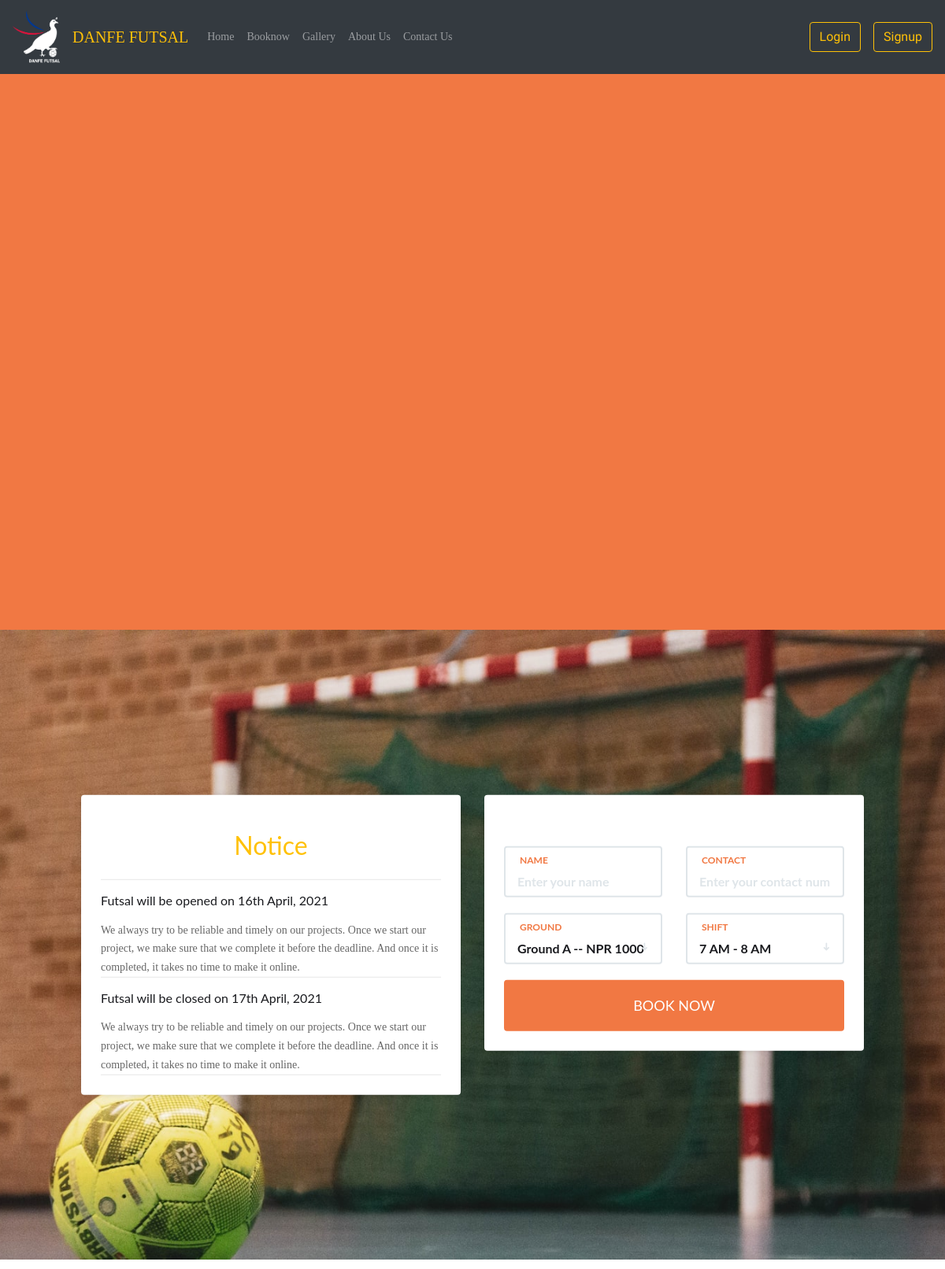
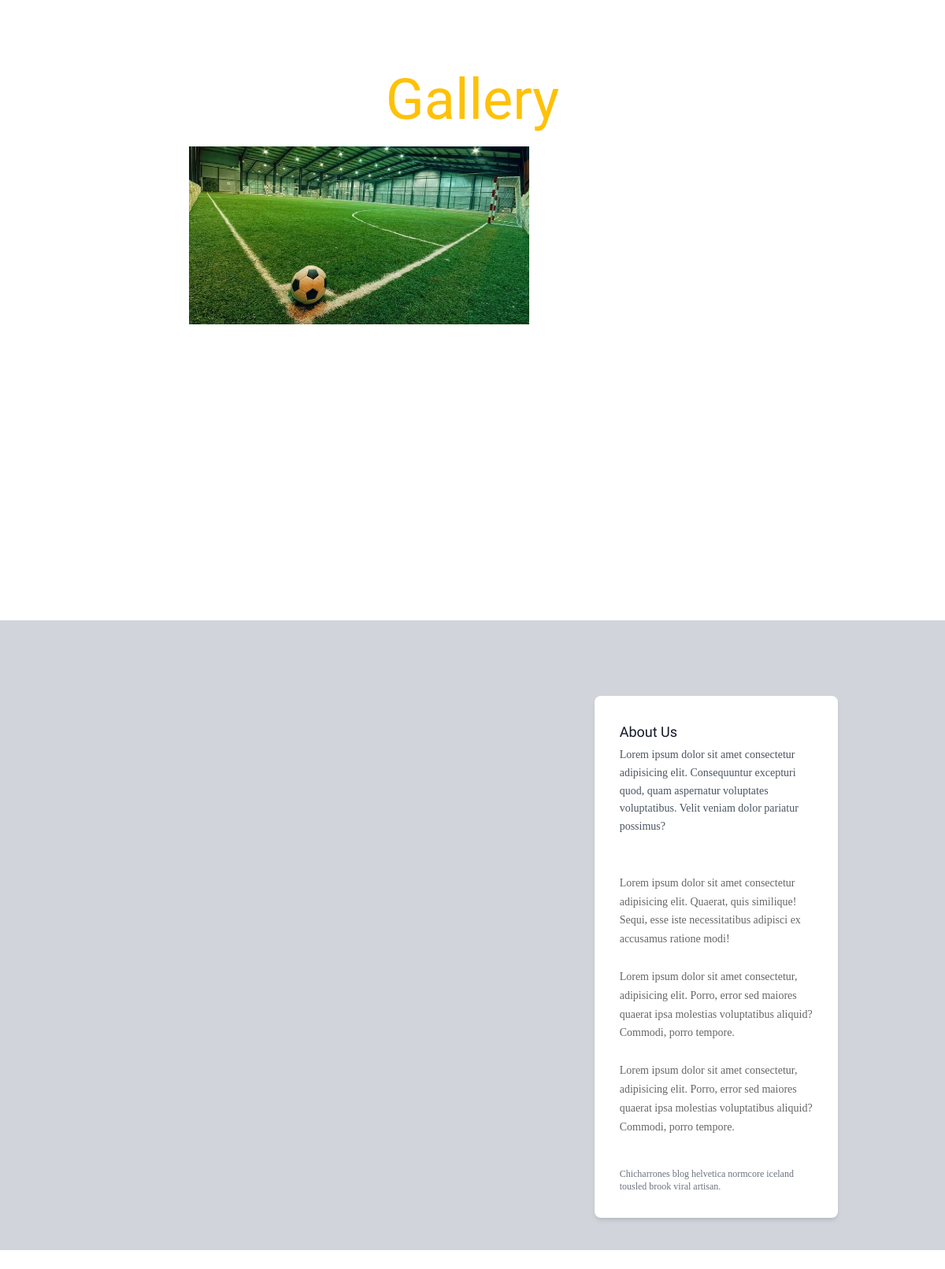
The page / (upper part) on the database its author committed (2 pictures, top to bottom).
### customers/models.py (models this page shows, shortened)
class Notice(models.Model):
    title = models.CharField(max_length=100)
    description = models.CharField(max_length=1000)
    uploaded_at = models.DateTimeField(auto_now_add=True)

class Gallery(models.Model):
    image = models.ImageField()

### customers/views.py (the view, shortened to what this page needs)
# urls.py: path('', views.home, name="home"),
def home(request):
   context = {
      'grounds' : Ground.objects.all(),
      'shifts' : Shift.objects.all(),
      'gallery' : Gallery.objects.all(),
      'notice' : Notice.objects.filter().order_by('-pk')[:2]
   }
   return render(request, 'customers/index.html', context)

### customers/templates/customers/index.html (shortened to what this page needs)
<!DOCTYPE html>
<html lang="en">
{% load static %}
<head>
    <link rel="stylesheet" href="{% static 'style.css' %}">
    <link rel="stylesheet" href="https://maxcdn.bootstrapcdn.com/bootstrap/4.0.0/css/bootstrap.min.css">
    <link href="https://unpkg.com/tailwindcss@^2/dist/tailwind.min.css" rel="stylesheet">
    <link rel="stylesheet" type="text/css" href="{% static 'css/main.css' %}">
    <link rel="stylesheet" type="text/css" href="{% static 'css/style.css' %}">
</head>
<body>
    <section id="home">
        <div class="header">
            <nav class="navbar navbar-expand-lg fixed-top navbar-dark bg-dark">
                <a class=" navbar-brand" href="#">
                    <img src="{% static 'aalok.png' %}" width="60" height="60" class="d-inline-block align-top" alt="">
                    <a class="navbar-brand text-warning" href="">DANFE FUTSAL</a>
                </a>
                <div class="collapse navbar-collapse" id="navbarNav">
                    <ul class="navbar-nav nav-hover">
                        <li class="nav-item">
                            <a class="nav-link" href="#home">Home </a>
                        </li>
                        <li class="nav-item">
                            <a class="nav-link" href="#book">Booknow</a>
                        </li>
                        <li class="nav-item">
                            <a class="nav-link" href="#slideshow">Gallery</a>
                        </li>
                        <li class="nav-item">
                            <a class="nav-link" href="#about">About Us</a>
                        </li>
                        <li class="nav-item">
                            <a class="nav-link" href="#contact">Contact Us</a>
                        </li>
                    </ul>
                </div>
                <form class="form-inline">
                    <button class="btn btn-outline-warning my-2 my-sm-0 mr-3" type="submit">Login</button>
                    <button class="btn btn-outline-warning my-2 my-sm-0" type="submit">Signup</button>
                </form>
            </nav>
        </div>
        <div class="banner-header">
            <video src="{% static 'bg.mp4' %}" autoplay="" class="video-background" muted="">
            </video>
        </div>
    </section>
    <section id="book">
        <div id="booking" class="section">
            <div class="section-center">
                <div class="container">
                    <div class="row">
                        <div class="col-md-6">
                            <div class="booking-form">
                                <h3 class="text-warning pb-4" style="font-size:32px;text-align:center;">Notice</h3>
                                <hr> {% for notice in notice %}
                                <h4 class="py-3">{{notice.title}}</h4>
                                <p class="span">{{notice.description}}</p>
                                <hr> {% endfor %}
                            </div>
                        </div>
                        <div class="col-md-6">
                            <div class="booking-form">
                                <form action="" method="POST">
                                    <div class="row">
                                        <div class="col-md-6">
                                            <div class="form-group">
                                                <span class="form-label">Name</span>
                                                <input class="form-control" type="text" placeholder="Enter your name" name="name">
                                            </div>
                                        </div>
                                        <div class="col-md-6">
                                            <div class="form-group">
                                                <span class="form-label">Contact</span>
                                                <input class="form-control" type="text" placeholder="Enter your contact number" name="contact">
                                            </div>
                                        </div>
                                    </div>
                                    <div class="row">
                                        <div class="col-md-6">
                                            <div class="form-group">
                                                <span class="form-label">Ground</span>
                                                <select class="form-control" name="ground" style="height:65px;">
												{% for ground in grounds %}
                                					<option value="{{ground.name}}">{{ground.name}} -- NPR <span>{{ground.price}}</span>        </option>
                            					{% endfor %}
											</select>
                                            </div>
                                        </div>
                                        <div class="col-md-6">
                                            <div class="form-group">
                                                <span class="form-label">Shift</span>
                                                <select class="form-control" name="shift" style="height:65px;">
												{% for shift in shifts %}
                                					<option value="{{shift.time}}">{{shift.time}}</option>
                            					{% endfor %}
											</select>
                                            </div>
                                        </div>
                                    </div>
                                    <div class="form-btn">
                                        <button class="submit-btn" name="booked">Book Now</button>
                                    </div>
                                </form>
                            </div>
                        </div>
                    </div>
                </div>
            </div>
        </div>
    </section>
    <section id="slideshow" class=" pt-5">
        <h2 class="w3-center display-3 text-center pt-5 text-warning pb-3">Gallery</h2>
        <div class="w3-content w3-section" style="max-width:60%; max-height: 50vh; display: block; margin-left: auto; margin-right: auto;">
            {% for item in gallery %}
            <img class="mySlides" src="{{item.image.url}}" width="60%" height="50%"> {% endfor %}
        </div>
    </section>
    <section id="about">
        <section class="text-gray-600 body-font relative">
            <div class="absolute inset-0 bg-gray-300">
                <iframe width="100%" height="100%" frameborder="0" marginheight="0" marginwidth="0" title="map" scrolling="no" src="https://www.google.com/maps/embed?pb=!1m18!1m12!1m3!1d114086.59115090735!2d87.19515923969007!3d26.673894227389216!2m3!1f0!2f0!3f0!3m2!1i1024!2i768!4f13.1!3m3!1m2!1s0x39ef6c66e80fbfa9%3A0x38094d1a7c974283!2sItahari!5e0!3m2!1sen!2snp!4v1617621539929!5m2!1sen!2snp"
                    width="100%" height="700" style="filter: grayscale(1) contrast(1.2) opacity(0.4);"></iframe>
            </div>
            <div class="container px-5 py-24 mx-auto flex">
                <div class="lg:w-1/3 md:w-1/2 bg-white rounded-lg p-8 flex flex-col md:ml-auto w-full mt-10 md:mt-0 relative z-10 shadow-md">
                    <h2 class="text-gray-900 text-lg mb-1 font-medium title-font">About Us</h2>
                    <p class="leading-relaxed mb-5 text-gray-600">Lorem ipsum dolor sit amet consectetur adipisicing elit. Consequuntur excepturi quod, quam aspernatur voluptates voluptatibus. Velit veniam dolor pariatur possimus?</p>
                    <div class="relative mb-4">
                        <p>Lorem ipsum dolor sit amet consectetur adipisicing elit. Quaerat, quis similique! Sequi, esse iste necessitatibus adipisci ex accusamus ratione modi!</p>
                    </div>
                    <div class="relative mb-4">
                        <p>Lorem ipsum dolor sit amet consectetur, adipisicing elit. Porro, error sed maiores quaerat ipsa molestias voluptatibus aliquid? Commodi, porro tempore.</p>
                    </div>
                    <div class="relative mb-4">
                        <p>Lorem ipsum dolor sit amet consectetur, adipisicing elit. Porro, error sed maiores quaerat ipsa molestias voluptatibus aliquid? Commodi, porro tempore.</p>
                    </div>
                    <p class="text-xs text-gray-500 mt-3">Chicharrones blog helvetica normcore iceland tousled brook viral artisan.</p>
                </div>
            </div>
        </section>
    </section>
    <section id="contact">
        <div class="contact1">
        </div>
    </section>
</body>
</html>

### staticfiles/style.css (style rules this page uses)
* { margin: 0; padding: 0; }
html { scroll-behavior: smooth; }
body { font-size: 100%; font-family: sans-serif; }
div, section, span, ul, li, a, header { box-sizing: border-box; }
section { width: 100%; float: left; height: 100vh; position: relative; }
#home { background-color: #F17843; }
#book { background-color: #ED6663; }
#about { background-color: #3C2C3E; }
#contact { background-color: #B52B65; }
.video-background { width: 100%; position: absolute; align-self: center; display: flex; overflow-x: hidden; padding-top: 85px !important; }

### staticfiles/css/main.css (style rules this page uses)
* { margin: 0px; padding: 0px; box-sizing: border-box; }
body, html { height: 100%; font-family: 'Roboto Condensed', sans-serif; }
a { font-family: Roboto Condensed-Regular; font-size: 14px; line-height: 1.7; color: #666666; margin: 0px; transition: all 0.4s; -webkit-transition: all 0.4s; -o-transition: all 0.4s; -moz-transition: all 0.4s; }
h1, h2, h3, h4, h5, h6 { margin: 0px; }
p { font-family: Roboto Condensed-Regular; font-size: 14px; line-height: 1.7; color: #666666; margin: 0px; }
ul, li { margin: 0px; list-style-type: none; }
input { outline: none; border: none; }
button { outline: none !important; border: none; background: transparent; }
iframe { border: none !important; }
.contact1 { width: 100%; min-height: 100%; padding: 15px; background: #fff; display: -webkit-box; display: -webkit-flex; display: -moz-box; display: -ms-flexbox; display: flex; flex-wrap: wrap; justify-content: center; align-items: center; }

### staticfiles/css/style.css (style rules this page uses)
.section { position: relative; height: 100vh; }
.section .section-center { position: absolute; top: 50%; left: 0; right: 0; -webkit-transform: translateY(-50%); transform: translateY(-50%); }
#booking { font-family: 'Lato', sans-serif; background-image: url('/staticfiles/images/book.jpg'); background-size: cover; background-position: center; color: #191a1e; }
.booking-form { position: relative; background: #fff; max-width: 642px; width: 100%; margin: auto; padding: 45px 25px 25px; border-radius: 4px; -webkit-box-shadow: 0px 0px 10px -5px rgba(0, 0, 0, 0.4); box-shadow: 0px 0px 10px -5px rgba(0, 0, 0, 0.4); }
.booking-form .form-group { position: relative; margin-bottom: 20px; }
.booking-form .form-control { background-color: #fff; height: 65px; padding: 0px 15px; padding-top: 24px; color: #191a1e; border: 2px solid #dfe5e9; font-size: 16px; font-weight: 700; -webkit-box-shadow: none; box-shadow: none; border-radius: 4px; -webkit-transition: 0.2s all; transition: 0.2s all; }
.booking-form .form-control::placeholder { color: #dfe5e9; }
.booking-form select.form-control { -webkit-appearance: none; -moz-appearance: none; appearance: none; }
.booking-form .form-label { position: absolute; top: 6px; left: 20px; font-weight: 700; text-transform: uppercase; line-height: 24px; height: 24px; font-size: 12px; color: #F17843; }
.booking-form .submit-btn { color: #fff; background-color: #F17843; font-weight: 400; height: 65px; font-size: 18px; border: none; width: 100%; border-radius: 4px; text-transform: uppercase }

### rows shown on the page
Notice: title "Futsal will be opened on 16th April, 2021", description "We always try to be reliable and timely on our projects. Once we start our project, we make sure that we complete it before the deadline. And once it is completed, it takes no time to make it online."
Notice: title "Futsal will be closed on 17th April, 2021", description "We always try to be reliable and timely on our projects. Once we start our project, we make sure that we complete it before the deadline. And once it is completed, it takes no time to make it online."
Gallery: image (picture)

### other values the page prints
form field ground "Ground A -- NPR 1000"
form field shift "7 AM - 8 AM"
